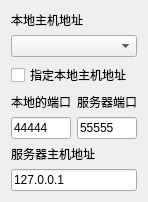
<?xml version="1.0" encoding="UTF-8"?>
<ui version="4.0">
 <class>TcpSAKIODeviceControler</class>
 <widget class="QWidget" name="TcpSAKIODeviceControler">
  <property name="geometry">
   <rect>
    <x>0</x>
    <y>0</y>
    <width>144</width>
    <height>166</height>
   </rect>
  </property>
  <property name="windowTitle">
   <string>Form</string>
  </property>
  <layout class="QGridLayout" name="gridLayout">
   <item row="3" column="0" colspan="2">
    <widget class="QLabel" name="label_2">
     <property name="text">
      <string>本地的端口</string>
     </property>
    </widget>
   </item>
   <item row="6" column="0" colspan="3">
    <widget class="QLineEdit" name="lineEditServerAddress">
     <property name="sizePolicy">
      <sizepolicy hsizetype="Preferred" vsizetype="Fixed">
       <horstretch>0</horstretch>
       <verstretch>0</verstretch>
      </sizepolicy>
     </property>
     <property name="text">
      <string>127.0.0.1</string>
     </property>
    </widget>
   </item>
   <item row="5" column="0" colspan="3">
    <widget class="QLabel" name="label_3">
     <property name="text">
      <string>服务器主机地址</string>
     </property>
    </widget>
   </item>
   <item row="4" column="0" colspan="2">
    <widget class="QLineEdit" name="lineEditLocalHostPort">
     <property name="sizePolicy">
      <sizepolicy hsizetype="Preferred" vsizetype="Fixed">
       <horstretch>0</horstretch>
       <verstretch>0</verstretch>
      </sizepolicy>
     </property>
     <property name="text">
      <string>44444</string>
     </property>
    </widget>
   </item>
   <item row="3" column="2">
    <widget class="QLabel" name="label_4">
     <property name="text">
      <string>服务器端口</string>
     </property>
    </widget>
   </item>
   <item row="0" column="0" colspan="3">
    <widget class="QLabel" name="label">
     <property name="text">
      <string>本地主机地址</string>
     </property>
    </widget>
   </item>
   <item row="1" column="0" colspan="3">
    <widget class="QComboBox" name="comboBoxLocalHostAddress"/>
   </item>
   <item row="4" column="2">
    <widget class="QLineEdit" name="lineEditServerPort">
     <property name="sizePolicy">
      <sizepolicy hsizetype="Preferred" vsizetype="Fixed">
       <horstretch>0</horstretch>
       <verstretch>0</verstretch>
      </sizepolicy>
     </property>
     <property name="text">
      <string>55555</string>
     </property>
    </widget>
   </item>
   <item row="2" column="0" colspan="3">
    <widget class="QCheckBox" name="checkBoxAppointLocalHostAddress">
     <property name="text">
      <string>指定本地主机地址</string>
     </property>
    </widget>
   </item>
  </layout>
 </widget>
 <resources/>
 <connections/>
</ui>
